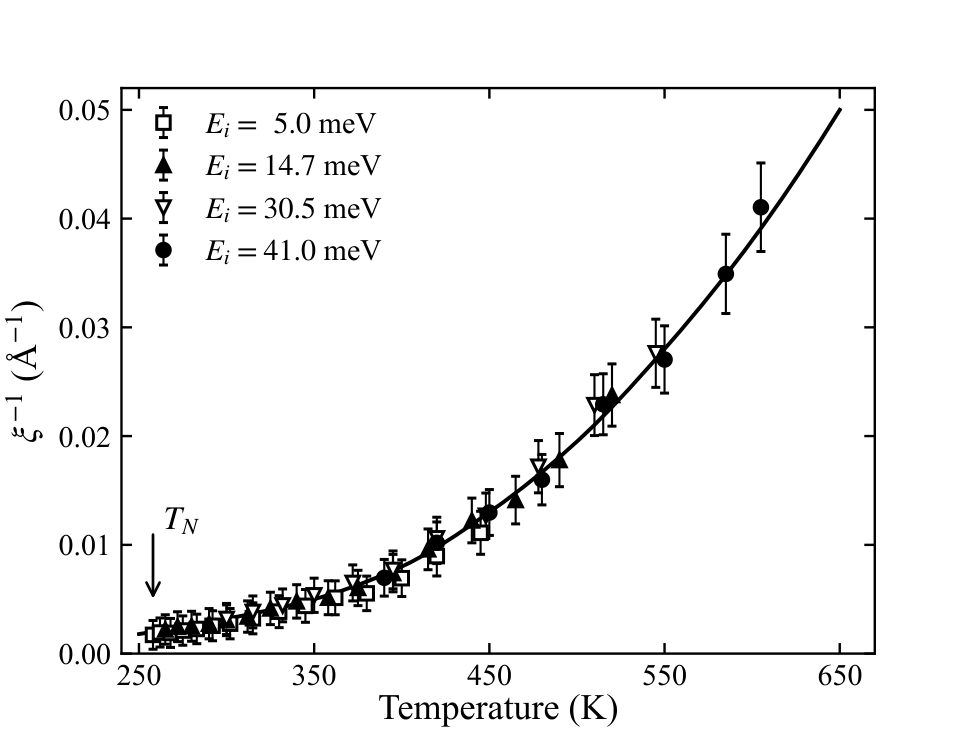

The script that drew this image:
# -*- coding: utf-8 -*-
# 图 8.13 Sr2CuO2Cl2 逆关联长度（Greven 等 1994）：二维量子非线性 sigma 模型与实验对比
import sys
sys.path.insert(0, r'E:\AI整理书籍\磁学\book\fig_src')
import numpy as np
from scipy.interpolate import PchipInterpolator
import matplotlib.pyplot as plt
from mplstyle import new_fig, save_fig

fig, ax = new_fig(4.5, 3.4)

th = PchipInterpolator([250, 300, 350, 400, 450, 500, 550, 600, 650],
                       [0.0018, 0.0032, 0.0050, 0.0080, 0.0130, 0.0195,
                        0.0280, 0.0380, 0.0500])
Tt = np.linspace(250, 650, 300)
ax.plot(Tt, th(Tt), 'k-', lw=1.3)

noise = lambda T: 1.0 + 0.05 * np.sin(3.7 * T)
sets = [('s', 'white', '$E_i=\\ 5.0$ meV',
         [258, 262, 268, 275, 283, 292, 302, 315, 330, 345, 362, 380, 400,
          420, 445], 0.88),
        ('^', 'k', '$E_i=14.7$ meV',
         [265, 272, 280, 290, 300, 312, 325, 340, 358, 375, 395, 415, 440,
          465, 490, 520], 1.0),
        ('v', 'white', '$E_i=30.5$ meV',
         [300, 315, 332, 350, 372, 395, 420, 448, 478, 510, 545], 1.04),
        ('o', 'k', '$E_i=41.0$ meV',
         [390, 420, 450, 480, 515, 550, 585, 605], 1.0)]
for mk, mfc, lab, Ts, sc in sets:
    T = np.array(Ts, float)
    v = np.array(th(T)) * sc * noise(T)
    e = 0.0012 + 0.07 * v
    ax.errorbar(T, v, yerr=e, fmt=mk, mfc=mfc, mec='k', ms=4.5, ecolor='k',
                elinewidth=0.7, capsize=1.5, lw=0, label=lab)

# T_N marker
ax.annotate('', xy=(258, 0.0045), xytext=(258, 0.0115),
            arrowprops=dict(arrowstyle='->', lw=0.9))
ax.text(264, 0.0112, r'$T_N$', fontsize=11)
ax.legend(loc='upper left', handlelength=1.2, borderaxespad=0.4)

ax.set_xlim(240, 670)
ax.set_ylim(0, 0.052)
ax.set_xticks([250, 350, 450, 550, 650])
ax.set_yticks([0, 0.01, 0.02, 0.03, 0.04, 0.05])
ax.set_xlabel(r'Temperature (K)', fontsize=12, labelpad=1)
ax.set_ylabel(r'$\xi^{-1}$ (Å$^{-1}$)', fontsize=12)

save_fig(fig, 'ch8', 'fig8_13')
